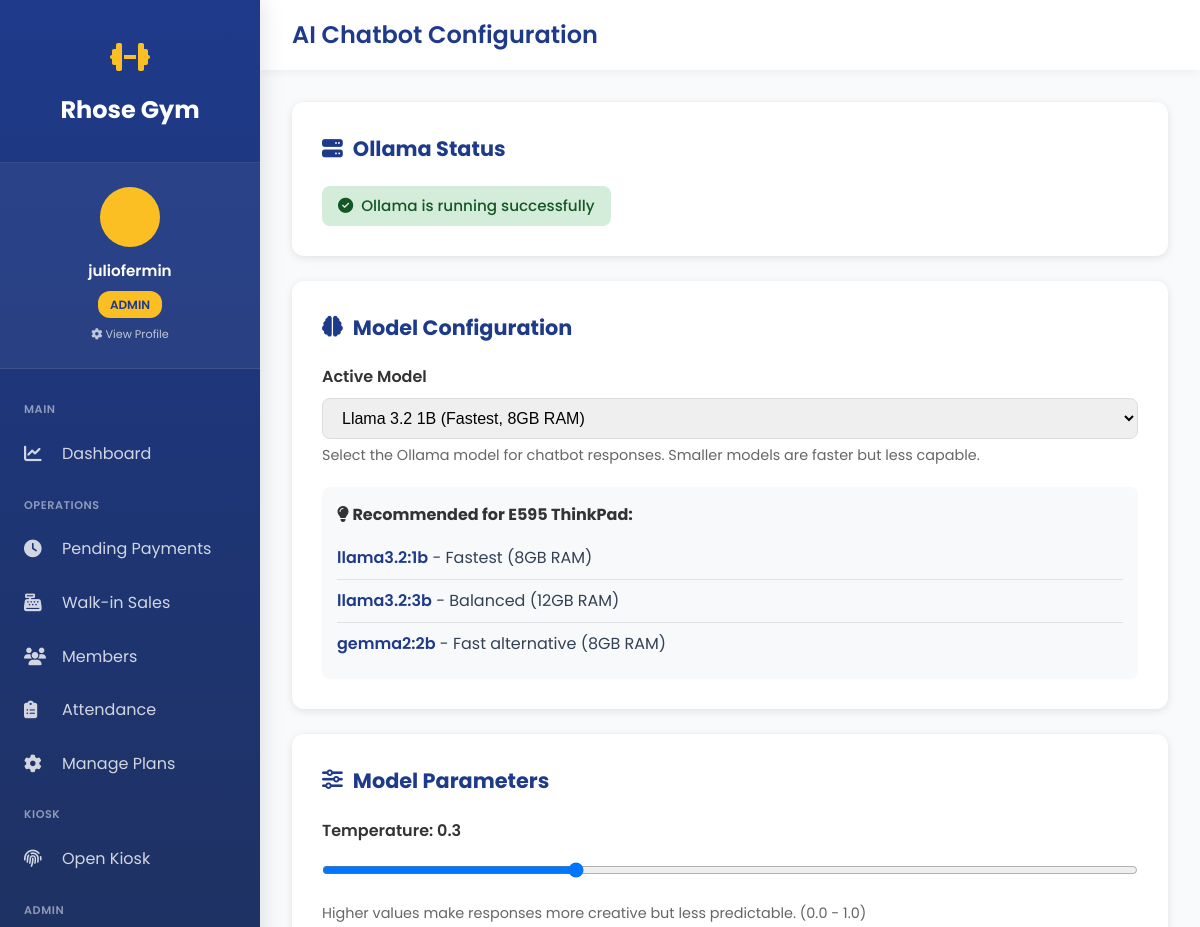
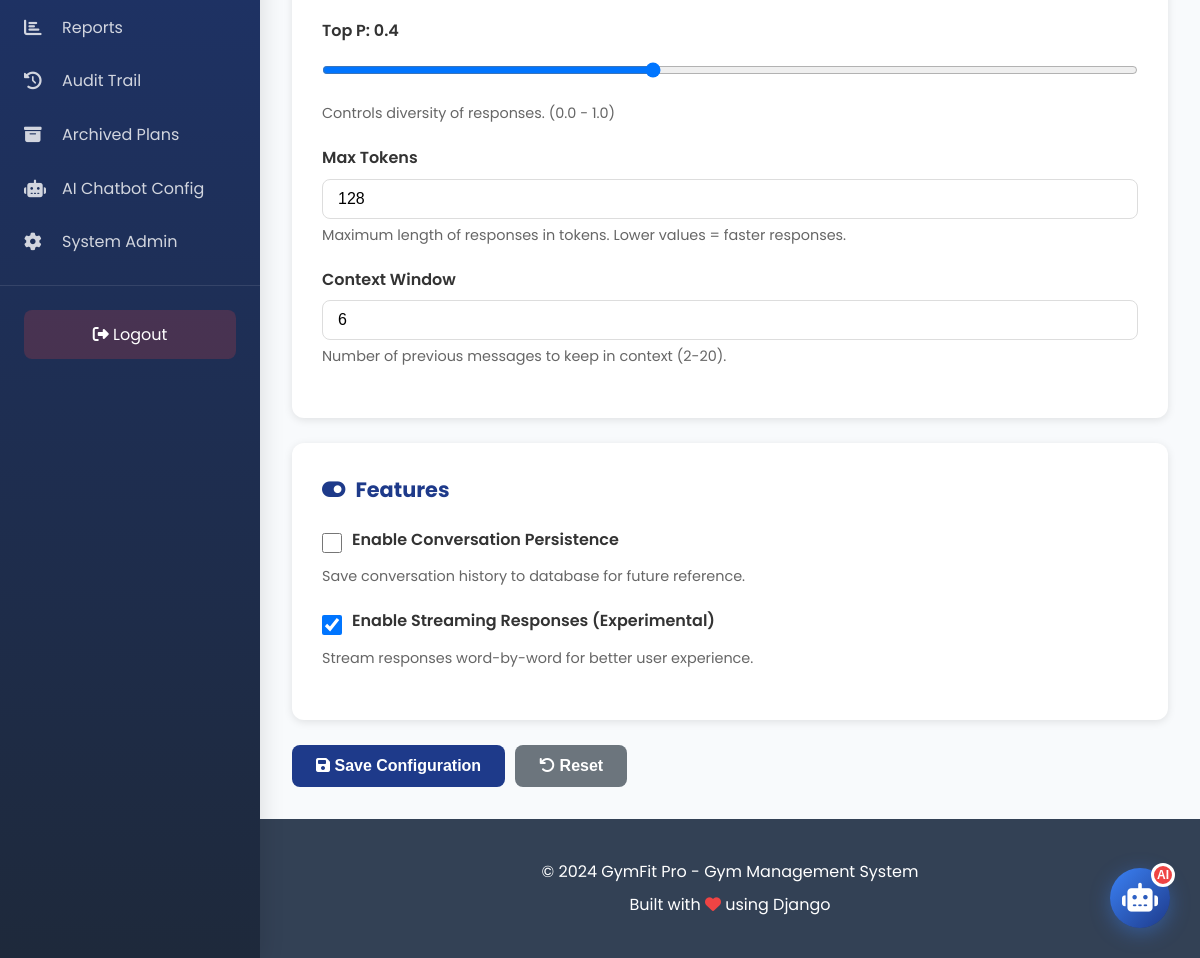
The app's page /chatbot/config/ (signed in) with its own data (2 pictures, top to bottom).
### gym_app/models.py (models this page shows, shortened)
class User(AbstractUser):
    ROLE_CHOICES = [
        ('admin', 'Admin'),
        ('staff', 'Staff'),
        ('member', 'Member'),
    ]
    role = models.CharField(max_length=10, choices=ROLE_CHOICES, default='member')
    mobile_no = models.CharField(max_length=20, blank=True, null=True)
    address = models.TextField(blank=True, null=True)
    birthdate = models.DateField(blank=True, null=True)
    age = models.IntegerField(blank=True, null=True)
    profile_image = models.ImageField(
        upload_to='profile_images/',
        blank=True,
        null=True,
        help_text="Profile picture"
    )
    kiosk_pin = models.CharField(
        max_length=6,
        blank=True,
        null=True,
        unique=True,
        help_text="6-digit PIN for kiosk check-in/out",
        verbose_name="Kiosk PIN"
    )
    created_at = models.DateTimeField(auto_now_add=True)
    updated_at = models.DateTimeField(auto_now=True)
    class Meta:
        db_table = 'users'
        verbose_name = 'User'
        verbose_name_plural = 'Users'
    def is_admin(self):
        return self.role == 'admin' or self.is_superuser

class ChatbotConfig(models.Model):
    MODEL_CHOICES = [
        ('llama3.2:1b', 'Llama 3.2 1B (Fastest, 8GB RAM)'),
        ('llama3.2:3b', 'Llama 3.2 3B (Balanced, 12GB RAM)'),
        ('phi3:3.8b', 'Phi 3 3.8B (Efficient, 12GB RAM)'),
        ('gemma2:2b', 'Gemma 2 2B (Fast, 8GB RAM)'),
        ('mistral:7b', 'Mistral 7B (High Quality, 16GB RAM)'),
    ]
    id = models.AutoField(primary_key=True)
    active_model = models.CharField(
        max_length=50,
        choices=MODEL_CHOICES,
        default='llama3.2:1b',
        help_text="Current active Ollama model"
    )
    temperature = models.FloatField(
        default=0.7,
        help_text="Creativity level (0.0-1.0). Higher = more creative"
    )
    top_p = models.FloatField(
        default=0.9,
        help_text="Nucleus sampling (0.0-1.0)"
    )
    max_tokens = models.IntegerField(
        default=512,
        help_text="Maximum response length in tokens"
    )
    context_window = models.IntegerField(
        default=6,
        help_text="Number of previous messages to keep in context"
    )
    enable_streaming = models.BooleanField(
        default=False,
        help_text="Enable streaming responses (better UX)"
    )
    enable_persistence = models.BooleanField(
        default=True,
        help_text="Save conversation history to database"
    )
    ollama_host = models.CharField(
        max_length=200,
        default='http://localhost:11434',
        help_text="Ollama server URL"
    )
    timeout_seconds = models.IntegerField(
        default=30,
        help_text="Request timeout in seconds"
    )
    updated_at = models.DateTimeField(auto_now=True)
    updated_by = models.ForeignKey(
        User,
        on_delete=models.SET_NULL,
        null=True,
        blank=True,
        related_name='chatbot_config_updates'
    )
    class Meta:
        db_table = 'chatbot_config'
        verbose_name = 'Chatbot Configuration'
        verbose_name_plural = 'Chatbot Configuration'
    @classmethod
    def get_config(cls):
        config, created = cls.objects.get_or_create(id=1)
        return config

### gym_app/views.py (the view)
# urls.py: path('chatbot/config/', views.chatbot_config_view, name='chatbot_config'),
@login_required
def chatbot_config_view(request):
    if not request.user.is_admin():
        messages.error(request, 'Access denied. Admin only.')
        return redirect('dashboard')
    from .models import ChatbotConfig
    config = ChatbotConfig.get_config()
    available_models = GymChatbot.get_available_models()
    ollama_status = GymChatbot.check_ollama_status()
    context = {
        'config': config,
        'available_models': available_models,
        'ollama_status': ollama_status,
        'model_choices': ChatbotConfig.MODEL_CHOICES,
    }
    return render(request, 'gym_app/chatbot_config.html', context)

### gym_app/templates/gym_app/chatbot_config.html (shortened to what this page needs)
{% extends 'gym_app/base_sidebar.html' %}
{% block page_title %}AI Chatbot Configuration{% endblock %}
{% block content %}
<div class="config-container">
    <div class="config-card">
        <h3><i class="fas fa-server"></i> Ollama Status</h3>
        {% if ollama_status.status == 'running' %}
        <div class="status-indicator status-running">
            <i class="fas fa-check-circle"></i>
            {{ ollama_status.message }}
        </div>
        {% endif %}
    </div>
    <form id="config-form">
        <div class="config-card">
            <h3><i class="fas fa-brain"></i> Model Configuration</h3>
            <div class="form-group">
                <label for="active_model">Active Model</label>
                <select id="active_model" name="active_model" required>
                    {% for value, label in model_choices %}
                    <option value="{{ value }}" {% if config.active_model == value %}selected{% endif %}>
                        {{ label }}
                    </option>
                    {% endfor %}
                </select>
                <small>Select the Ollama model for chatbot responses. Smaller models are faster but less capable.</small>
            </div>
            <div class="model-recommendations">
                <h4><i class="fas fa-lightbulb"></i> Recommended for E595 ThinkPad:</h4>
                <ul class="model-list">
                    <li><span class="model-name">llama3.2:1b</span> - Fastest (8GB RAM)</li>
                    <li><span class="model-name">llama3.2:3b</span> - Balanced (12GB RAM)</li>
                    <li><span class="model-name">gemma2:2b</span> - Fast alternative (8GB RAM)</li>
                </ul>
            </div>
        </div>
        <div class="config-card">
            <h3><i class="fas fa-sliders-h"></i> Model Parameters</h3>
            <div class="form-group">
                <label for="temperature">Temperature: <span id="temp-value">{{ config.temperature }}</span></label>
                <input type="range" id="temperature" name="temperature" min="0" max="1" step="0.1" value="{{ config.temperature }}" oninput="document.getElementById('temp-value').textContent=this.value">
                <small>Higher values make responses more creative but less predictable. (0.0 - 1.0)</small>
            </div>
            <div class="form-group">
                <label for="top_p">Top P: <span id="topp-value">{{ config.top_p }}</span></label>
                <input type="range" id="top_p" name="top_p" min="0" max="1" step="0.1" value="{{ config.top_p }}" oninput="document.getElementById('topp-value').textContent=this.value">
                <small>Controls diversity of responses. (0.0 - 1.0)</small>
            </div>
            <div class="form-group">
                <label for="max_tokens">Max Tokens</label>
                <input type="number" id="max_tokens" name="max_tokens" value="{{ config.max_tokens }}" min="128" max="2048" step="64">
                <small>Maximum length of responses in tokens. Lower values = faster responses.</small>
            </div>
            <div class="form-group">
                <label for="context_window">Context Window</label>
                <input type="number" id="context_window" name="context_window" value="{{ config.context_window }}" min="2" max="20" step="1">
                <small>Number of previous messages to keep in context (2-20).</small>
            </div>
        </div>
        <div class="config-card">
            <h3><i class="fas fa-toggle-on"></i> Features</h3>
            <div class="form-group">
                <div class="checkbox-group">
                    <input type="checkbox" id="enable_persistence" name="enable_persistence" {% if config.enable_persistence %}checked{% endif %}>
                    <label for="enable_persistence">Enable Conversation Persistence</label>
                </div>
                <small>Save conversation history to database for future reference.</small>
            </div>
            <div class="form-group">
                <div class="checkbox-group">
                    <input type="checkbox" id="enable_streaming" name="enable_streaming" {% if config.enable_streaming %}checked{% endif %}>
                    <label for="enable_streaming">Enable Streaming Responses (Experimental)</label>
                </div>
                <small>Stream responses word-by-word for better user experience.</small>
            </div>
        </div>
        <div class="btn-group">
            <button type="submit" class="btn btn-primary">
                <i class="fas fa-save"></i> Save Configuration
            </button>
            <button type="button" class="btn btn-secondary" onclick="window.location.reload()">
                <i class="fas fa-undo"></i> Reset
            </button>
        </div>
    </form>
</div>
{% endblock %}

### gym_app/templates/gym_app/base_sidebar.html (shortened to what this page needs)
<!DOCTYPE html>
<html lang="en">
<head>
    <link rel="stylesheet" href="https://cdnjs.cloudflare.com/ajax/libs/font-awesome/6.4.0/css/all.min.css">
</head>
<body class="has-sidebar">
    <aside class="sidebar" id="sidebar">
        <div class="sidebar-header">
            <div class="sidebar-logo">
                <i class="fas fa-dumbbell"></i>
            </div>
            <a href="{% url 'home' %}" class="sidebar-brand">Rhose Gym</a>
        </div>
        <a href="{% url 'profile_settings' %}" class="sidebar-user">
            <div class="sidebar-user-avatar">
            </div>
            <div class="sidebar-user-name">{{ user.get_full_name|default:user.username }}</div>
            <div style="text-align: center; margin-top: 0.5rem;">
                <span class="sidebar-user-role">{{ user.role }}</span>
            </div>
            <div style="text-align: center; margin-top: 0.5rem; font-size: 0.7rem; opacity: 0.7;">
                <i class="fas fa-cog"></i> View Profile
            </div>
        </a>
            <nav class="sidebar-menu">
            <div class="sidebar-section">Main</div>
            <a href="{% url 'dashboard' %}" {% if request.path == '/dashboard/' %}class="active"{% endif %}>
                <i class="fas fa-chart-line"></i>
                <span>Dashboard</span>
            </a>
            <div class="sidebar-section">Operations</div>
            <a href="{% url 'pending_payments' %}" {% if 'pending-payments' in request.path %}class="active"{% endif %}>
                <i class="fas fa-clock"></i>
                <span>Pending Payments</span>
            </a>
            <a href="{% url 'walkin_purchase' %}" {% if 'walkin' in request.path %}class="active"{% endif %}>
                <i class="fas fa-cash-register"></i>
                <span>Walk-in Sales</span>
            </a>
            <a href="{% url 'members_list' %}" {% if 'members' in request.path %}class="active"{% endif %}>
                <i class="fas fa-users"></i>
                <span>Members</span>
            </a>
            <a href="{% url 'attendance_report' %}" {% if 'attendance' in request.path %}class="active"{% endif %}>
                <i class="fas fa-clipboard-list"></i>
                <span>Attendance</span>
            </a>
            <a href="{% url 'manage_plans' %}" {% if 'manage-plans' in request.path %}class="active"{% endif %}>
                <i class="fas fa-cog"></i>
                <span>Manage Plans</span>
            </a>
            <div class="sidebar-section">Kiosk</div>
            <a href="{% url 'kiosk_login' %}" target="_blank">
                <i class="fas fa-fingerprint"></i>
                <span>Open Kiosk</span>
            </a>
            {% if user.is_admin %}
            <div class="sidebar-section">Admin</div>
            <a href="{% url 'reports' %}" {% if 'reports' in request.path %}class="active"{% endif %}>
                <i class="fas fa-chart-bar"></i>
                <span>Reports</span>
            </a>
            <a href="{% url 'audit_trail' %}" {% if 'audit' in request.path %}class="active"{% endif %}>
                <i class="fas fa-history"></i>
                <span>Audit Trail</span>
            </a>
            <a href="{% url 'archived_plans' %}" {% if 'archived-plans' in request.path %}class="active"{% endif %}>
                <i class="fas fa-archive"></i>
                <span>Archived Plans</span>
            </a>
            <a href="{% url 'chatbot_config' %}" {% if 'chatbot-config' in request.path %}class="active"{% endif %}>
                <i class="fas fa-robot"></i>
                <span>AI Chatbot Config</span>
            </a>
            <a href="/admin/" target="_blank">
                <i class="fas fa-cog"></i>
                <span>System Admin</span>
            </a>
            {% endif %}
        </nav>
        <div class="sidebar-footer">
            <a href="{% url 'logout' %}">
                <i class="fas fa-sign-out-alt"></i> Logout
            </a>
        </div>
    </aside>
    <div class="main-wrapper">
        <div class="top-navbar">
            <div class="top-navbar-left">
                <h1>{% block page_title %}Dashboard{% endblock %}</h1>
            </div>
        </div>
        <main class="main-content">
            {% block content %}{% endblock %}
        </main>
        <footer class="footer">
            <div class="container">
                <p>&copy; 2024 GymFit Pro - Gym Management System</p>
                <p>Built with <i class="fas fa-heart" style="color: var(--danger);"></i> using Django</p>
            </div>
        </footer>
    </div>
<button class="chat-widget-button" id="chatWidgetToggle" title="Chat with FitBot">
    <i class="fas fa-robot"></i>
    <span class="chat-widget-badge">AI</span>
</button>
</body>
</html>

### records on screen
User: get_full_name "juliofermin", role "ADMIN"
ChatbotConfig: active_model "Llama 3.2 1B (Fastest, 8GB RAM)", temperature "0.3", top_p "0.4", max_tokens "128", context_window "6", enable_streaming "☑"

### other values on screen
{{ ollama_status.message }} "Ollama is running successfully"
